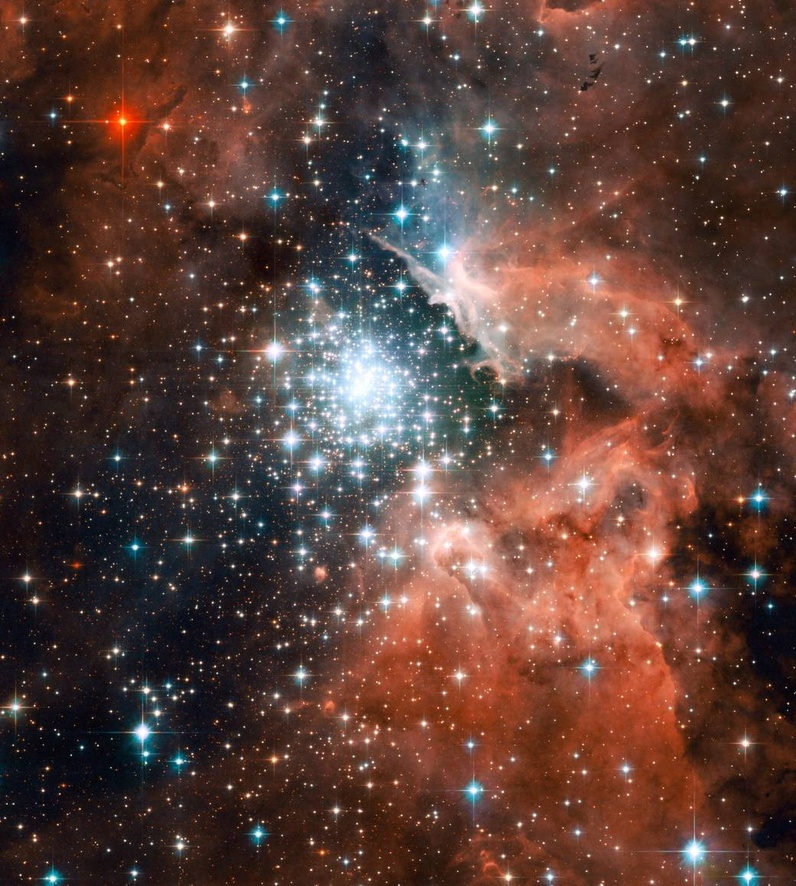
#> input picture ProbSets/Comp/ProbSet3/hubble.jpg, 796 x 886 px, shrunk from 1041 x 1158 before the run; the run also reads 1 picture not shown here
$ jupyter execute --allow-errors ProbSet_3.ipynb
#> lines starting #> are read from the running program, lines starting #| are printed output that depends on the picture
# OSM Lab Computation, Week 3
### Rebekah Dix

[cell 1]
import numpy as np
from scipy import linalg as la
import matplotlib.pyplot as plt
from scipy import sparse
import pandas as pd
from numba import vectorize, jit, njit, float64, prange
import quantecon as qe
import sympy as sy
import math

# The QR Decomposition

### Problem 1

[cell 2]
def reduced_QR(A):

    m, n = np.shape(A)
    Q = np.copy(A)
    R = np.zeros((n, n))

    for ii in range(n):
        R[ii, ii] = la.norm(Q[:,ii])
        Q[:, ii] = Q[:, ii] / R[ii, ii]

        for jj in range(ii+1, n):
            R[ii, jj] = Q[:, jj] @ Q[:, ii]
            Q[:, jj] = Q[:, jj] - R[ii, jj] * Q[:, ii]

    return Q, R

[cell 3]
A = np.random.random((4,4))
Q1, R1 = reduced_QR(A)
print(np.allclose(np.triu(R1), R1))
print(np.allclose(Q1.T @ Q1, np.identity(4)))
print(np.allclose(Q1 @ R1, A))

### Problem 2

[cell 4]
def determinant_QR(A):
    return np.prod(np.diag(reduced_QR(A)[1]))

[cell 5]
detA = determinant_QR(A)
error = la.det(A) - detA
error

### Problem 3

[cell 6]
def solve_system_QR(A, b):
    Q, R = reduced_QR(A)
    m, n = np.shape(A)
    y = Q.T @ b

    x = np.zeros(n)

    for kk in range(n-1, -1, -1):
        x[kk] = (1 / R[kk,kk]) * (y[kk] - (R[kk, kk+1:] @ x[kk+1:]))
    return x

[cell 7]
A = np.random.random((4,4))
b = np.array([9,8,7,6])
x1 = np.linalg.solve(A, b)
x = solve_system_QR(A, b)

print(np.allclose(np.dot(A, x), b))
print(np.allclose(x, x1))

### Problem 4

[cell 8]
def householder(A):
    m, n = np.shape(A)
    R = np.copy(A)
    Q = np.identity(m)

    sign = lambda x: 1 if x >= 0 else -1

    for kk in range(n):
        u = np.copy(R[kk:, kk])
        u[0] = u[0] + sign(u[0]) * la.norm(u)
        u = u / la.norm(u)
        R[kk:, kk:] = R[kk:, kk:] - 2 * (np.outer(u, np.dot(u.T, R[kk:, kk:])))
        Q[kk:, :] = Q[kk:, :] - 2 * (np.outer(u, np.dot(u.T, Q[kk:, :])))
    return Q.T, R

[cell 9]
A = np.random.random((5, 3))
Q, R = householder(A)
print(np.allclose(Q @ R, A))
print(np.allclose(Q.T @ Q, np.identity(5)))
print(np.allclose(np.triu(R), R))

### Problem 5

[cell 10]
def hessenberg(A):
    m, n = np.shape(A)
    H = np.copy(A)
    Q = np.identity(m)

    sign = lambda x: 1 if x >= 0 else -1

    for kk in range(n-2):
        u = np.copy(H[kk+1:, kk])
        u[0] = u[0] + sign(u[0]) * la.norm(u)
        u = u / la.norm(u)

        H[kk+1:, kk:] = H[kk+1:, kk:] - 2 * (np.outer(u, np.dot(u.T, H[kk+1:, kk:])))
        H[:, kk+1:] = H[:, kk+1:] - 2 * (np.outer(np.dot(H[:, kk+1:], u),  u.T))
        Q[kk+1:, :] = Q[kk+1:, :] - 2 * (np.outer(u, np.dot(u.T, Q[kk+1:, :])))

    return H, Q.T

[cell 11]
A = np.random.random((8,8))
H, Q = hessenberg(A)
print(np.allclose(np.triu(H, -1), H))
print(np.allclose(Q @ H @ Q.T, A))

# Least Squares and Computing Eigenvalues

### Problem 1

[cell 12]
def solve_system_normal(A, b):

    Q, R = la.qr(A, mode='economic')
    x = la.solve_triangular(R, np.dot(Q.T, b))

    return x

[cell 13]
A = np.random.random((5,3))
b = np.random.random(5)
x = solve_system_normal(A, b)
print(np.allclose(A.T @ A @ x, A.T @ b))

### Problem 2

#> (a cell that did not finish here is left out)

#> (a cell that did not finish here is left out)

### Problem 3

[cell 16]
fig, ax = plt.subplots(2, 2, figsize=(8,8))
#> (the rest of this cell did not finish here and is left out)

### Problem 4

#> (a cell that did not finish here is left out)

#> (a cell that did not finish here is left out)

[cell 19]
# [9 lines left out: function plot_ellipse, not called in this run]

#> (a cell that did not finish here is left out)

### Problem 5

[cell 21]
def dominant_eigen_iter(A, N, tol):
#> called with A = array of shape (3, 3), N = 100, tol = 1e-12
    m, n = np.shape(A)
    xinit = np.random.rand(n)
    xinit = xinit/la.norm(xinit)

    xk = xinit
    currIt = 1
    eps = tol + 1

    while (currIt < N and eps > tol):
        xknew = np.dot(A, xk)
        xknew = xknew / la.norm(xknew)
        eps = np.linalg.norm(xknew - xk)
        xk = xknew
        currIt += 1
    return np.dot(xk.T, np.dot(A, xk)), xk

[cell 22]
A = np.random.random((3,3))
eigs, vecs = la.eig(A)
loc = np.argmax(eigs)
lamb, x = eigs[loc], vecs[:,loc]
lamb1, x1 = dominant_eigen_iter(A, 100, 1e-12)

[cell 23]
lamb

[cell 24]
lamb1

[cell 25]
np.allclose(A @ x1, lamb1 * x1)

### Problem 6

[cell 26]
def QR_full(A, N, tol):
#> called with A = array of shape (3, 3), N = 1000, tol = 1e-12
    m, n = np.shape(A)
    S = la.hessenberg(A)

    for kk in range(N):
        Q, R = la.qr(S, mode='economic')
        S = R @ Q

    eigs = []
    ii = 0

    while ii < n:
        if ii == n-1:
            eigs.append(S[ii,ii])
        elif np.abs(S[ii+1, ii]) < tol:
            eigs.append(S[ii,ii])
        else:
            a = 1
            b = -(S[ii,ii] + S[ii+1, ii+1])
            c = (S[ii,ii] * S[ii+1, ii+1] - S[ii, ii+1] * S[ii+1, ii])
            eig1 = (-b + cmat.sqrt(b ** 2 - 4*a*c)) / (2*a)
            eig2 = (-b - cmat.sqrt(b ** 2 - 4*a*c)) / (2*a)
            eigs.append(eig1, eig2)
            ii = ii + 1
        ii = ii + 1

    return eigs

[cell 27]
A = np.random.random((3,3))
A = A + A.T
eigs, vecs = la.eig(A)
eigs1 = QR_full(A, 1000, 1e-12)

[cell 28]
eigs

[cell 29]
eigs1

# The SVD and Image Compression

[cell 30]
def compact_SVD(A, tol):
#> called with A = array of shape (10, 5), tol = 1e-12
    m, n = np.shape(A)
    eigs, vecs = la.eig(np.dot(A.conj().T, A))
    singVals = np.sqrt(eigs)

    order = np.argsort(singVals)[::-1]
    singVals = singVals[order]
    vecs = vecs[order]

    r = sum(1 for val in singVals if val > tol)
    indPos = np.where(singVals > 0)
    singVals = singVals[indPos]
    vecs = vecs[indPos]

    U = np.empty((m,r), dtype=np.complex64)

    for ii in range(r):
        U[:, ii] = np.dot(A, vecs[:,ii]) / singVals[ii]

    return U, singVals, vecs.conj().T

[cell 31]
A = np.random.random((10,5))
U, s, Vh = la.svd(A, full_matrices=False)
U1, s1, Vh1 = compact_SVD(A, 1e-12)

[cell 32]
s

[cell 33]
s1

[cell 34]
#print(np.allclose(U1.T @ U1, np.identity(len(s1))))
print(np.allclose(U1 @ np.diag(s1) @ Vh1, A))
print(np.linalg.matrix_rank(A) == len(s1))
print(np.allclose(Vh1 @ Vh1.conj().T, np.identity(len(s1))))

### Problem 2

[cell 35]
def problem_2_SVD(A):
    S = np.empty((2, 200))
    theta = np.linspace(0, 2*np.pi, 200)
    S[0, :] = np.cos(theta)
    S[1, :] = np.sin(theta)
    E = np.array([[1, 0, 0], [0, 0, 1]])

    U, s, Vh = la.svd(A)

    fig, ax = plt.subplots(2, 2, figsize=(8,8))
    ax[0,0].plot(S[0, :], S[1, :], '-', lw=1)
    ax[0,0].plot(E[0,:], E[1,:], 'orange')
    ax[0,0].axis("equal")
    ax[0,0].set_title(r'$S$')

    ax[0,1].plot(np.dot(Vh, S)[0, :], np.dot(Vh, S)[1, :], '-', lw=1)
    ax[0,1].plot(np.dot(Vh, E)[0, :], np.dot(Vh, E)[1, :], 'orange')
    ax[0,1].axis("equal")
    ax[0,1].set_title(r'$V^HS$')

    ax[1,0].plot((np.diag(s) @ Vh @ S)[0, :], (np.diag(s) @ Vh @ S)[1, :], '-', lw=1)
    ax[1,0].plot((np.diag(s) @ Vh @ E)[0, :], (np.diag(s) @ Vh @ E)[1, :], 'orange')
    ax[1,0].axis("equal")
    ax[1,0].set_title(r'$\Sigma V^H S$')

    ax[1,1].plot((U @ np.diag(s) @ Vh @ S)[0, :], (U @ np.diag(s) @ Vh @ S)[1, :], '-', lw=1)
    ax[1,1].plot((U @ np.diag(s) @ Vh @ E)[0, :], (U @ np.diag(s) @ Vh @ E)[1, :], 'orange')
    ax[1,1].axis("equal")
    ax[1,1].set_title(r'$U\Sigma V^H S$')

[cell 36]
A = np.array([[3, 1], [1, 3]])
problem_2_SVD(A)

[cell 37]
A = np.array([[-2, 4], [0, 5]])
problem_2_SVD(A)

### Problem 3

[cell 38]
def truncated_SVD(A, s):
    U, sv, Vh = la.svd(A, full_matrices=False)

    if s > len(sv):
        raise ValueError("s is greater than the number of nonzero singular values of A.")

    U1 = U[:,:s]
    sv1 = sv[:s]
    Vh1 = Vh[:s,:]

    numEntries = np.size(U1) + np.size(sv1) + np.size(Vh1)

    return U1, sv1, Vh1, numEntries

[cell 39]
A = np.random.random((20, 10))
U1, sv1, Vh1, numEntries = truncated_SVD(A, 5)
numEntries

[cell 40]
np.linalg.matrix_rank(U1 @ np.diag(sv1) @ Vh1)

### Problem 4

[cell 41]
def error_trunc_SVD(A, tol):
    U, sv, Vh = la.svd(A, full_matrices=False)
    locs1 = np.argmax(sv < tol)

    print(locs1)
    if tol <= sv[len(sv)-1]:
        raise ValueError("A cannot be approximated within the tolerance by a matrix of lesser rank.")

    U1 = U[:,:locs1]
    sv1 = sv[:locs1]
    Vh1 = Vh[:locs1, :]

    numEntries = np.size(U1) + np.size(sv1) + np.size(Vh1)

    return U1, sv1, Vh1, numEntries

[cell 42]
A = np.random.random((20, 10))
U1, sv1, Vh1, numEntries = error_trunc_SVD(A, 1)
numEntries

[cell 43]
np.linalg.matrix_rank(U1 @ np.diag(sv1) @ Vh1)

[cell 44]
np.linalg.norm(A - (U1 @ np.diag(sv1) @ Vh1), ord=2)

### Problem 5

[cell 45]
def compress(filename, s):
#> called with filename = 'hubble.jpg', s = 20
    image = plt.imread(filename) / 255.
    orig = np.size(image)
#> orig = 2115768

    # for grayscale
    if image.ndim == 2:
        U1, sv1, Vh1, numEntries1 = truncated_SVD(image, s)
        combine = U1 @ np.diag(sv1) @ Vh1

    # for color
    elif image.ndim == 3:
        R = image[:, :, 0]
        G = image[:, :, 1]
        B = image[:, :, 2]
        R1, Rsv1, RVh1, numEntriesR1 = truncated_SVD(R, s)
#> Rsv1 = 20 values, max 331 at index 0, min 10.82 at index 19, mean 37.3; numEntriesR1 = 33660
        G1, Gsv1, GVh1, numEntriesG1 = truncated_SVD(G, s)
#> Gsv1 = 20 values, max 236.4 at index 0, min 10.13 at index 19, mean 29.44; numEntriesG1 = 33660
        B1, Bsv1, BVh1, numEntriesB1 = truncated_SVD(B, s)
#> call 4 of truncated_SVD, with s = 20
#> in truncated_SVD (call 4), `U, sv, Vh = la.svd(A, full_matrices=False)`:
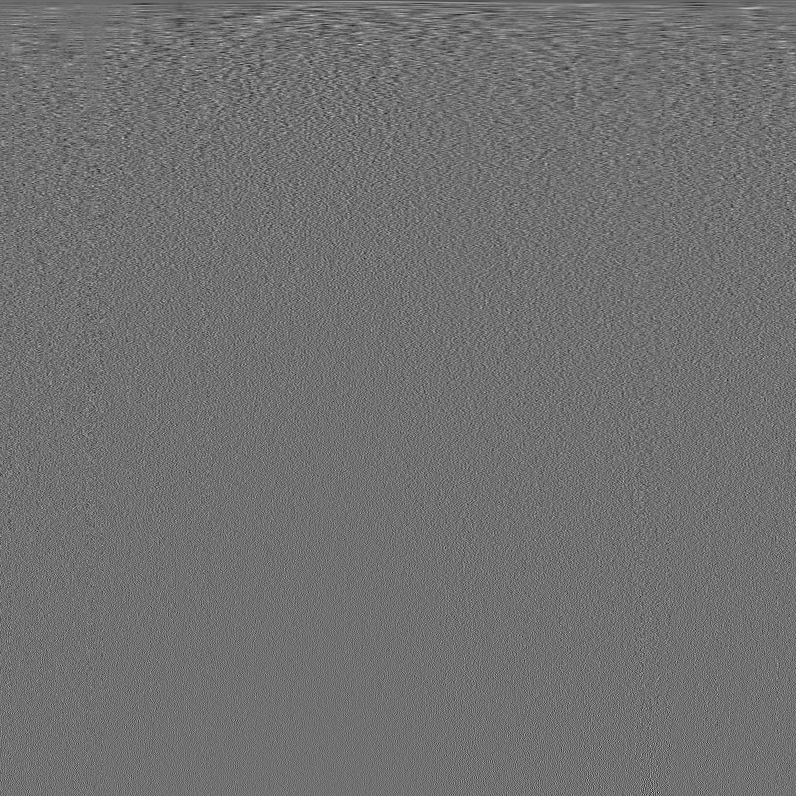
#> Vh: shape (796, 796) float64; min -0.229, max 0.286, mean -5.8e-05; drawn with min black and max white
#> in truncated_SVD (call 4), `U, sv, Vh = la.svd(A, full_matrices=False)`: sv = 796 values, max 215.2 at index 0, min 0.0206 at index 795, mean 1.95
#> in truncated_SVD (call 4), `sv1 = sv[:s]`: sv1 = 20 values, max 215.2 at index 0, min 10.42 at index 19, mean 28.85
#> Bsv1 has the same summary as sv1 in truncated_SVD; numEntriesB1 = 33660
        Rapprox = R1 @ np.diag(Rsv1) @ RVh1
        Rapprox = np.clip(Rapprox, 0, 1)
        Gapprox = G1 @ np.diag(Gsv1) @ GVh1
        Gapprox = np.clip(Gapprox, 0, 1)
        Bapprox = B1 @ np.diag(Bsv1) @ BVh1
        Bapprox = np.clip(Bapprox, 0, 1)
        combine = np.dstack((Rapprox, Gapprox, Bapprox))
        numEntries1 = numEntriesR1 + numEntriesG1 + numEntriesB1
#> numEntries1 = 100980

    fig, (ax1, ax2) = plt.subplots(1, 2, figsize=(8,4))
    if image.ndim == 3:
        ax1.imshow(image)
    elif image.ndim == 2:
        ax1.imshow(image, cmap="gray")
    ax1.axis("off")

    if image.ndim == 3:
        ax2.imshow(combine)
    elif image.ndim == 2:
        ax2.imshow(combine, cmap="gray")
    ax2.axis("off")

    plt.suptitle('Original Entries: %d, Approximation Entries: %d' %(orig, numEntries1))

    plt.show()

    #return combine

[cell 46]
compress('hubble.jpg', 20)

[cell 47]
compress('hubble_gray.jpg', 20)
#> call 2 of compress, with filename = 'hubble_gray.jpg', s = 20
#> in compress (call 2), `image = plt.imread(filename) / 255.`:
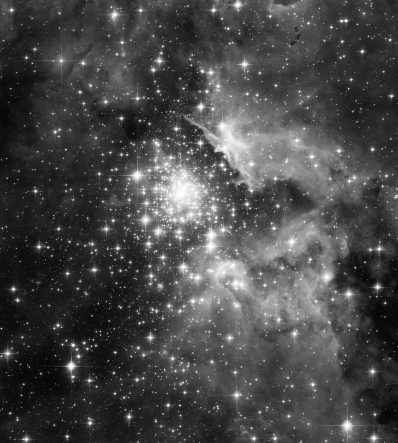
#> image: shape (886, 796) float64 (shown at 1/2 size); min 0, max 1, mean 0.281
#> in compress (call 2), `orig = np.size(image)`: orig = 705256
#> in truncated_SVD (call 5), `U, sv, Vh = la.svd(A, full_matrices=False)`:
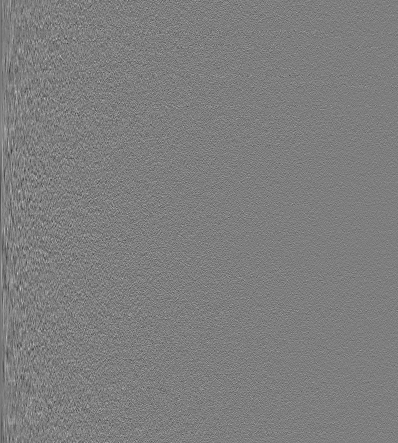
#> U: shape (886, 796) float64 (shown at 1/2 size); min -0.193, max 0.197, mean -4.25e-05; drawn with min black and max white
#> in truncated_SVD (call 5), `U, sv, Vh = la.svd(A, full_matrices=False)`: sv = 796 values, max 259.9 at index 0, min 0.0163 at index 795, mean 1.97
#> in truncated_SVD (call 5), `sv1 = sv[:s]`: sv1 = 20 values, max 259.9 at index 0, min 10.02 at index 19, mean 30.89
#> in compress (call 2), `U1, sv1, Vh1, numEntries1 = truncated_SVD(image, s)`: numEntries1 = 33660

[cell 48]
compress('hubble.jpg', 2)
#> call 3 of compress, with filename = 'hubble.jpg', s = 2
#> in compress (call 3), `orig = np.size(image)`: orig = 2115768
#> in compress (call 3), `R1, Rsv1, RVh1, numEntriesR1 = truncated_SVD(R, s)`: R1 = 886 pairs, first value -0.044 to -0.0219, second value -0.0941 to 0.0536; Rsv1 = [331, 69.66]; numEntriesR1 = 3366
#> in compress (call 3), `G1, Gsv1, GVh1, numEntriesG1 = truncated_SVD(G, s)`: G1 = 886 pairs, first value -0.0511 to -0.0179, second value -0.0604 to 0.108; Gsv1 = [236.4, 49.92]; numEntriesG1 = 3366
#> in compress (call 3), `B1, Bsv1, BVh1, numEntriesB1 = truncated_SVD(B, s)`: B1 = 886 pairs, first value -0.0552 to -0.0137, second value -0.0545 to 0.106; Bsv1 = [215.2, 51.07]; numEntriesB1 = 3366
#> in compress (call 3), `combine = np.dstack((Rapprox, Gapprox, Bapprox))`:
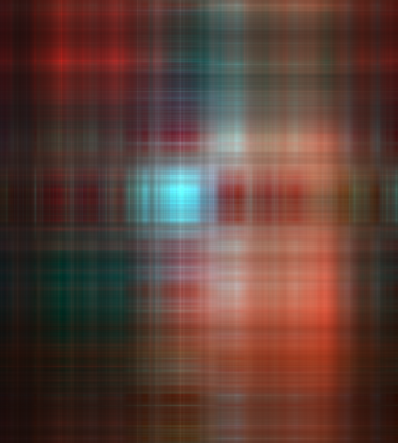
#> combine: shape (886, 796, 3) float64 (shown at 1/2 size); mean of channels 0, 1, 2 0.36, 0.25, 0.218; drawn as R, G, B
#> in compress (call 3), `numEntries1 = numEntriesR1 + numEntriesG1 + numEntriesB1`: numEntries1 = 10098

[cell 49]
compress('hubble.jpg', 120)
#> call 4 of compress, with filename = 'hubble.jpg', s = 120
#> in truncated_SVD (call 9), `U, sv, Vh = la.svd(A, full_matrices=False)`: sv = 796 values, max 331 at index 0, min 0.0199 at index 795, mean 2.2
#> in truncated_SVD (call 9), `U1 = U[:,:s]`:
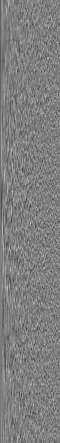
#> U1: shape (886, 120) float64 (shown at 1/2 size); min -0.181, max 0.181, mean -0.000365; drawn with min black and max white
#> in truncated_SVD (call 9), `sv1 = sv[:s]`: sv1 = 120 values, max 331 at index 0, min 2.82 at index 119, mean 10.39
#> in truncated_SVD (call 9), `numEntries = np.size(U1) + np.size(sv1) + np.size(Vh1)`: numEntries = 201960
#> in compress (call 4), `R1, Rsv1, RVh1, numEntriesR1 = truncated_SVD(R, s)`: Rsv1 has the same summary as sv1 in truncated_SVD
#> in truncated_SVD (call 10), `U, sv, Vh = la.svd(A, full_matrices=False)`: sv = 796 values, max 236.4 at index 0, min 0.0206 at index 795, mean 1.97
#> in truncated_SVD (call 10), `U1 = U[:,:s]`:
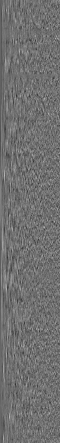
#> U1: shape (886, 120) float64 (shown at 1/2 size); min -0.175, max 0.22, mean -0.000392; drawn with min black and max white
#> in truncated_SVD (call 10), `sv1 = sv[:s]`: sv1 = 120 values, max 236.4 at index 0, min 2.76 at index 119, mean 8.87
#> in truncated_SVD (call 10), `Vh1 = Vh[:s,:]`:
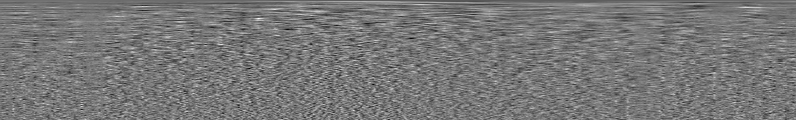
#> Vh1: shape (120, 796) float64; min -0.203, max 0.228, mean -0.000379; drawn with min black and max white
#> in compress (call 4), `G1, Gsv1, GVh1, numEntriesG1 = truncated_SVD(G, s)`: Gsv1 has the same summary as sv1 in truncated_SVD; numEntriesG1 = 201960
#> in truncated_SVD (call 11), `U, sv, Vh = la.svd(A, full_matrices=False)`: sv = 796 values, max 215.2 at index 0, min 0.0206 at index 795, mean 1.95
#> in truncated_SVD (call 11), `U1 = U[:,:s]`:
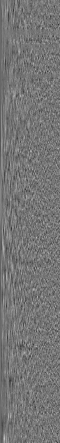
#> U1: shape (886, 120) float64 (shown at 1/2 size); min -0.177, max 0.205, mean -0.000426; drawn with min black and max white
#> in truncated_SVD (call 11), `sv1 = sv[:s]`: sv1 = 120 values, max 215.2 at index 0, min 2.73 at index 119, mean 8.75
#> in truncated_SVD (call 11), `Vh1 = Vh[:s,:]`:
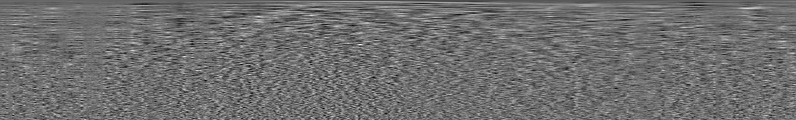
#> Vh1: shape (120, 796) float64; min -0.177, max 0.229, mean -0.000363; drawn with min black and max white
#> in compress (call 4), `B1, Bsv1, BVh1, numEntriesB1 = truncated_SVD(B, s)`: Bsv1 has the same summary as sv1 in truncated_SVD; numEntriesB1 = 201960
#> in compress (call 4), `Rapprox = R1 @ np.diag(Rsv1) @ RVh1`:
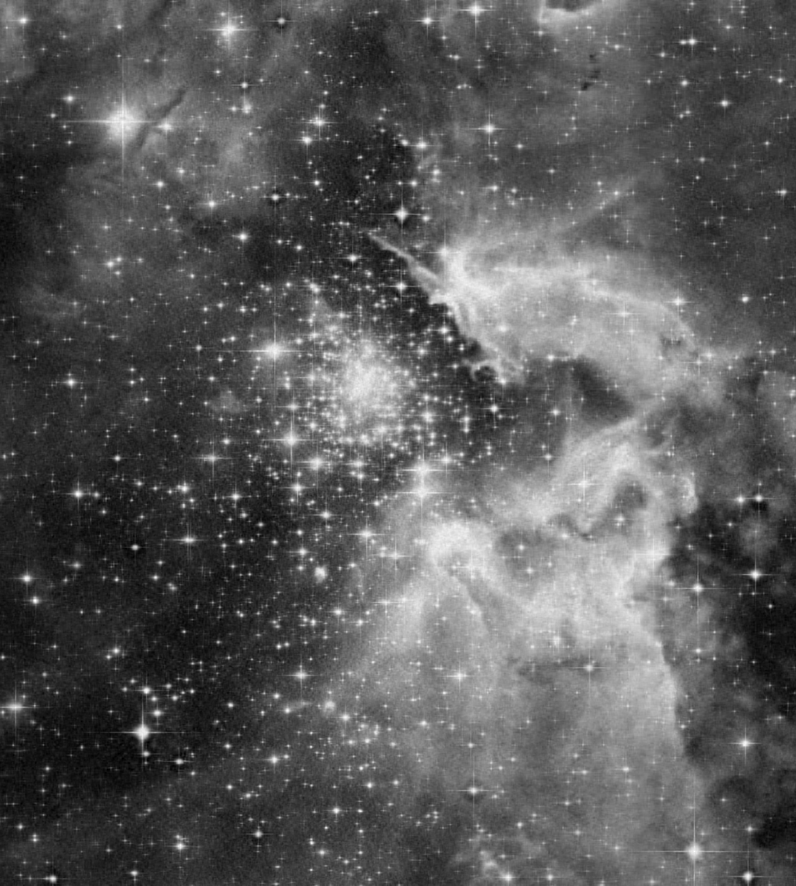
#> Rapprox: shape (886, 796) float64; min -0.0524, max 1.11, mean 0.36; drawn with min black and max white
#> in compress (call 4), `numEntries1 = numEntriesR1 + numEntriesG1 + numEntriesB1`: numEntries1 = 605880

# The Drazin Inverse

### Problem 1

[cell 50]
def is_drazin(A, k, AD):
    if not np.allclose(A @ AD, AD @ A):
        return False
    elif not np.allclose(np.linalg.matrix_power(A, k+1) @ AD, np.linalg.matrix_power(A, k)):
        return False
    elif not np.allclose(AD @ A @ AD, AD):
        return False
    return True

[cell 51]
A = np.array([[1,3,0,0], [0,1,3,0], [0,0,1,3], [0,0,0,0]])
AD = np.array([[1,-3,9,81], [0,1,-3,-18], [0,0,1,3], [0,0,0,0]])
B = np.array([[1,1,3], [5,2,6], [-2,-1,-3]])
BD = np.zeros((3,3))

test1 = is_drazin(A, 1, AD)
test1

[cell 52]
test2 = is_drazin(B, 1, BD)
test2

[cell 53]
test2 = is_drazin(B, 3, BD)
test2

### Problem 2

[cell 54]
def drazin_inv(A, tol):
    n, n1 = np.shape(A)
    f1 = lambda x: abs(x) > tol
    Q1,S,k1 = la.schur(A, sort=f1)
    f2 = lambda x: abs(x) <= tol
    Q2,T,k2 = la.schur(A, sort=f2)
    U = np.hstack((S[:,:k1], T[:,:(n-k1)]))
    Uinv = np.linalg.inv(U)
    V = Uinv @ A @ U
    Z = np.zeros((n,n), dtype=np.float64)
    if k1 != 0:
        Minv = np.linalg.inv(V[:k1,:k1])
        Z[:k1,:k1] = Minv
    return U @ Z @ Uinv

[cell 55]
AD1 = drazin_inv(A, 1e-05)
test1 = is_drazin(A, 1, AD)
test1

[cell 56]
BD1 = drazin_inv(B, 1e-05)
test2 = is_drazin(B, 3, BD1)
test2

### Problem 3

[cell 57]
def effective_resistance(A):
    n, n1 = np.shape(A)
    L = sparse.csgraph.laplacian(A)
    R = np.zeros((n,n))
    for ii in range(n):
        for jj in range(n):
            Lj = np.copy(L)
            Lj[jj,:] = 0
            Lj[jj,jj] = 1
            LjD = drazin_inv(Lj, 1e-05)
            R[ii,jj] = LjD[ii,ii]
            if ii == jj:
                R[ii,jj] = 0
    return R

[cell 58]
A1 = np.array([[0,1,0,0], [1,0,1,0], [0,1,0,1], [0,0,1,0]])
ef1 = effective_resistance(A1)
ef1

[cell 59]
A2 = np.array([[0,1],[1,0]])
ef2 = effective_resistance(A2)
ef2[0,1]

[cell 60]
A3 = np.array([[0,1,1], [1,0,1], [1,1,0]])
ef3 = effective_resistance(A3)
